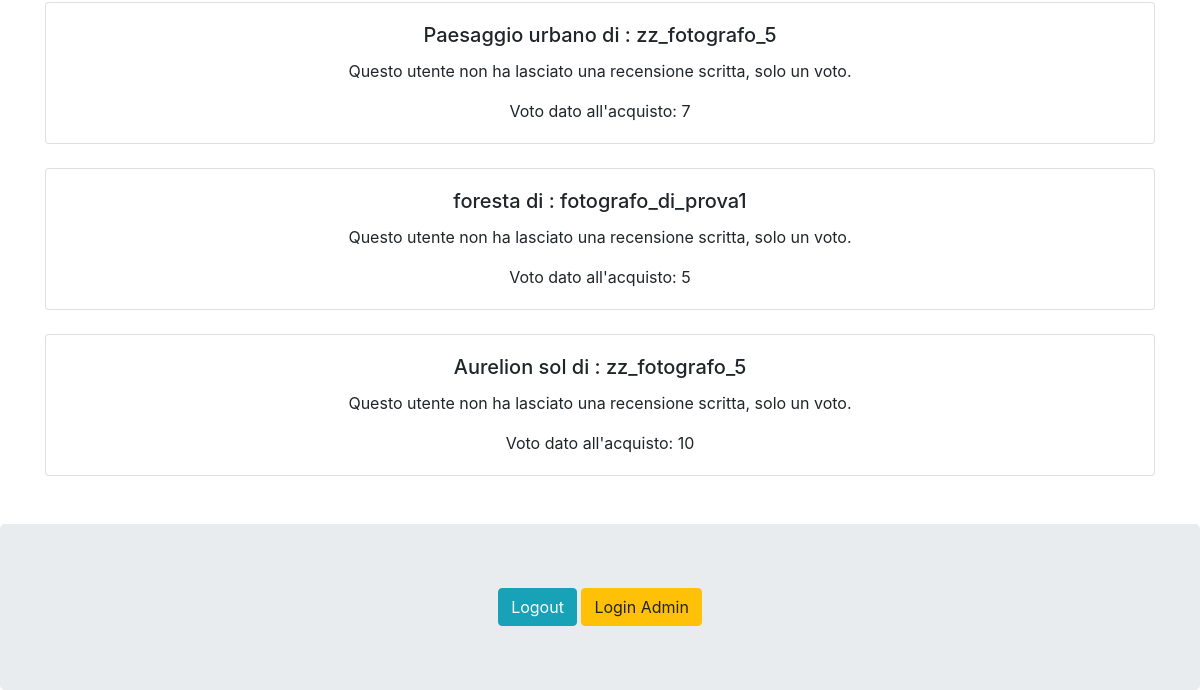
Before: /APPfoto/recensioni_utente/ (signed in, lower part) with the older database file.
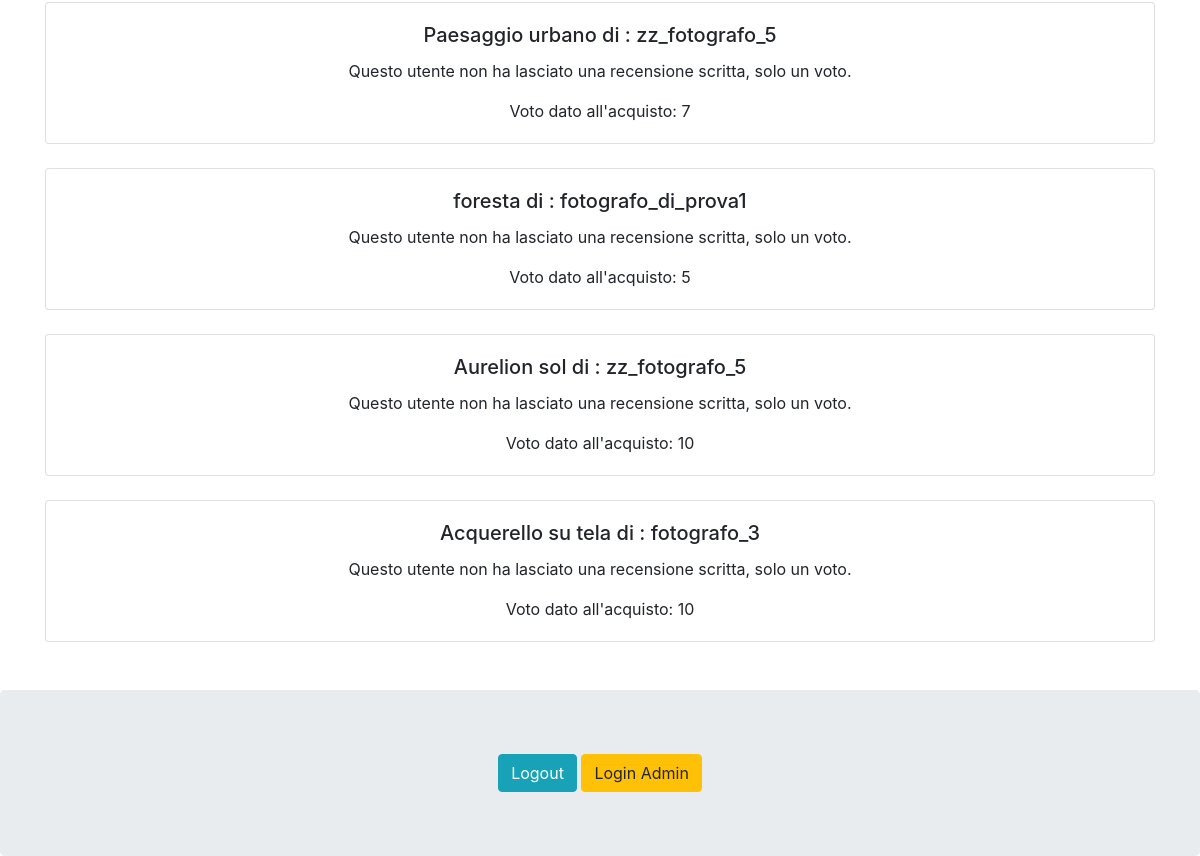
After: the same page with the newer database file.
### APPfoto/models.py (models this page shows, shortened)
class Recensione(models.Model):
    foto = models.ForeignKey(Foto, on_delete=models.CASCADE, related_name="recensioni")
    utente = models.ForeignKey(User, on_delete=models.CASCADE, related_name="recensioni_scritte")
    testo = models.CharField(max_length=250, default="Questo utente non ha lasciato una recensione scritta, "
                                                     "solo un voto.")
    voto = models.PositiveIntegerField()
    fotografo = models.ForeignKey(User, on_delete=models.CASCADE, related_name="recensioni", null=True, blank=True)
    acquisto=models.ForeignKey(Acquisto, on_delete=models.CASCADE, related_name="recensioni", null=True, blank=True)
    def testo_della_recensione(self):
        return self.testo
    class Meta:
        verbose_name_plural = "Recensioni"

class Foto(models.Model):
    COLOUR_CHOICES = [
        ("Black", "Black"),
        ("Dark Blue", "Dark Blue"),
        ("Green", "Green"),
        ("Grey", "Grey"),
        ("Light Blue", "Light Blue"),
        ("Orange", "Orange"),
        ("Pink", "Pink"),
        ("Purple", "Purple"),
        ("Red", "Red"),
        ("White", "White"),
        ("Yellow", "Yellow"),
    ]
    name = models.CharField(max_length=50, default="No name Given")
    main_colour = models.CharField(max_length=100, choices=COLOUR_CHOICES)
    landscape = models.BooleanField()
    actual_photo = models.ImageField(upload_to='uploads/')
    artist = models.ForeignKey(User, on_delete=models.CASCADE, default=0, related_name="foto")
    price = models.DecimalField(verbose_name="prezzo", max_digits=5, decimal_places=2, default=0.00)
    creation_date = models.DateTimeField(auto_now_add=True)

### APPfoto/views.py (the view)
# urls.py: path('recensioni_utente/', views.RecensioniUtente, name='RecensioniUtente'),
@login_required
def RecensioniUtente(request):
    user = request.user
    recensioni_utente = Recensione.objects.filter(utente=user)
    context = {
        'user': user,
        'recensioni_utente': recensioni_utente,
    }
    return render(request, 'APPfotoTempl/recensioni_utente.html', context)

### APPfoto/templates/APPfotoTempl/recensioni_utente.html (shortened to what this page needs)
{% extends 'base.html' %}
{% block content %}
     <br> <a href="{% url 'APPfoto:situation' %}" class="btn btn-info">Cronologia Acquisti</a>
    <br>
    <br>
    <br>
  {% for recensione in recensioni_utente %}
    <div class="card mb-4">
      <div class="card-body">
        <h5 class="card-title">{{ recensione.foto.name }} di : {{ recensione.fotografo }}</h5>
        <p class="card-text">{{ recensione.testo_della_recensione }}</p>
        <p class="card-text"> Voto dato all'acquisto: {{ recensione.voto }}</p>
      </div>
    </div>
  {% endfor %}
{% endblock %}

Changed rows visible on the page:
added Recensione: foto.name "Acquerello su tela", fotografo "fotografo_3", testo_della_recensione "Questo utente non ha lasciato una recensione scritta, solo un voto.", voto "10"
